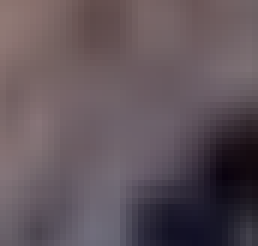
#> input picture pic3.png, 43 x 41 px (shown 6 times larger)
$ python main.py
#> lines starting #> are read from the running program, lines starting #| are printed output that depends on the picture
import cv2
import numpy as np
import matplotlib.pyplot as plt
from mpl_toolkits.mplot3d import Axes3D

def hex_to_rgb(hex_color):
    hex_color = hex_color.lstrip('#')
    return np.array([int(hex_color[i:i+2], 16) for i in (0, 2, 4)])

def lighten_color(color, factor=0.5):
    white = np.array([1.0, 1.0, 1.0])
    return color + (white - color) * factor

file_path = 'pic3.png'
image = cv2.imread(file_path)
#> image is the input picture: shape (41, 43, 3); mean B, G, R 90.7, 83.9, 96.7
height, width, _ = image.shape
#> height = 41; width = 43

blue, green, red = cv2.split(image)
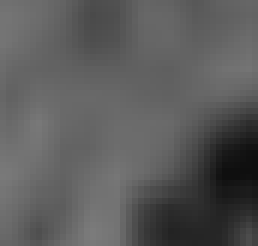
#> blue: shape (41, 43) (shown 6 times larger); min 15, max 123, mean 90.7
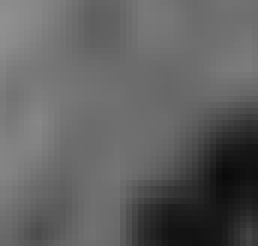
#> red: shape (41, 43) (shown 6 times larger); min 10, max 144, mean 96.7

fig = plt.figure()
ax = fig.add_subplot(111, projection='3d')

x, y = np.meshgrid(range(width), range(height))

start_color_blue = hex_to_rgb('#0000FF') / 255.0
middle_color_green = hex_to_rgb('#00FF00') / 255.0
end_color_red = hex_to_rgb('#FF0000') / 255.0
N = 20

colors_blue_to_green = np.linspace(start_color_blue, middle_color_green, N//2)
colors_green_to_red = np.linspace(middle_color_green, end_color_red, N//2)

colors = np.vstack((colors_blue_to_green, colors_green_to_red))
#lightened_colors = np.array([lighten_color(c, factor=0.7) for c in colors])
lightened_colors = colors

for i, c in enumerate(lightened_colors):
    pos = i * (-1)
    fc = np.dstack([c[0] * blue, c[1] * green, c[2] * red]) / 255.0
    ax.plot_surface(x+i*3, y+i, np.full_like(x, pos), rstride=1, cstride=1, facecolors=fc, shade=False)
#> this loop made 20 passes
#> pass 1, `fc = np.dstack([c[0] * blue, c[1] * green, c[2] * red]) / 255.0`:
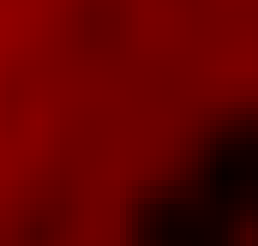
#> fc: shape (41, 43, 3) float64 (shown 6 times larger); mean B, G, R 0, 0, 0.379
#> pass 3, `fc = np.dstack([c[0] * blue, c[1] * green, c[2] * red]) / 255.0`:
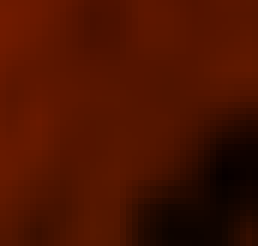
#> fc: shape (41, 43, 3) float64 (shown 6 times larger); mean B, G, R 0, 0.0731, 0.295

ax.view_init(elev=110, azim=-90)
ax.set_axis_off()

plt.savefig('cube.png', transparent=True)
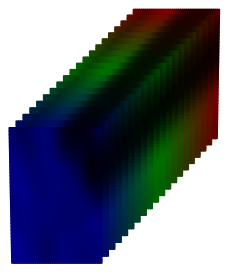
#> figure drawn by matplotlib, 1 panel
#plt.show()
